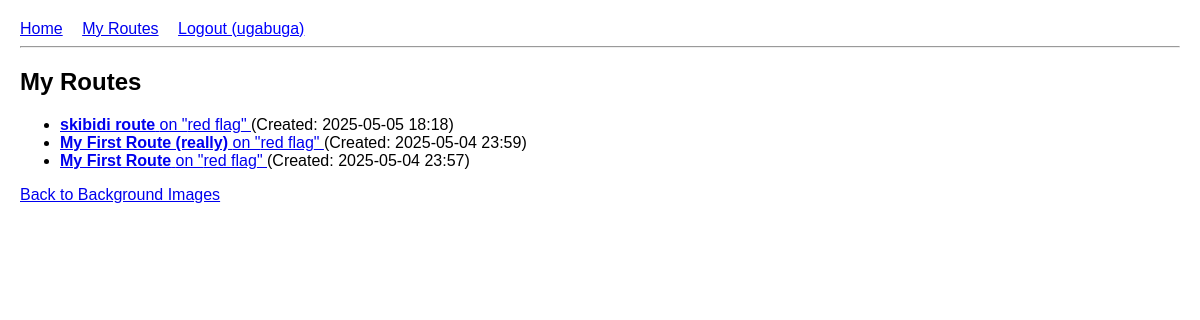
Page /routes/ (signed in) on the committed database.
### mapping/models.py (models this page shows, shortened)
class Route(models.Model):
    user = models.ForeignKey(
        User,
        on_delete=models.CASCADE, # Delete routes if the user is deleted
        related_name='routes', # Access routes for a user via user.routes.all()
        help_text="The user who created this route."
    )
    background_image = models.ForeignKey(
        BackgroundImage,
        on_delete=models.PROTECT, # Prevent deleting an image if a route uses it
        related_name='routes', # Access routes using this image via image.routes.all()
        help_text="The background image for this route."
    )
    name = models.CharField(
        max_length=255,
        help_text="A name for this route."
    )
    description = models.TextField(
        blank=True,
        null=True,
        help_text="Optional description of the route."
    )
    created_at = models.DateTimeField(
        auto_now_add=True,
        help_text="Timestamp when the route was created."
    )
    class Meta:
        verbose_name = "Route"
        verbose_name_plural = "Routes"

class BackgroundImage(models.Model):
    name = models.CharField(
        max_length=255,
        help_text="A descriptive name for the background image."
    )
    slug = models.SlugField(
        max_length=255,
        unique=True, # Ensure slugs are unique
        blank=True, # Allow blank on creation, it will be auto-generated
        help_text="URL-friendly identifier (auto-generated from name)."
    )
    image = models.ImageField(
        upload_to='background_images/', # Files will be stored in MEDIA_ROOT/background_images/
        help_text="The image file (e.g., JPG, PNG)."
    )
    description = models.TextField(
        blank=True,
        null=True,
        help_text="Optional description of the image."
    )
    uploaded_at = models.DateTimeField(
        auto_now_add=True, # Automatically set the field to now when the object is first created.
        help_text="Timestamp when the image was uploaded."
    )
    uploader = models.ForeignKey(
        User,
        on_delete=models.SET_NULL, # Don't delete the image if the uploader is deleted
        null=True,
        blank=True,
        related_name='uploaded_images', # Access images uploaded by a user via user.uploaded_images.all()
        help_text="The user who uploaded this image (optional)."
    )
    class Meta:
        verbose_name = "Background Image"
        verbose_name_plural = "Background Images"

### mapping/views.py (the view)
# urls.py: path('routes/', views.user_routes_list_view, name='user_routes_list'), # <-- Add this line
@login_required # Requires login to see user's routes list
def user_routes_list_view(request):
    user_routes = request.user.routes.all().order_by('-created_at') # Order by creation date, newest first
    context = {
        'user_routes': user_routes,
    }
    return render(request, 'mapping/user_routes_list.html', context)

### templates/mapping/user_routes_list.html (shortened to what this page needs)
{% extends "base.html" %}
{% block content %}
    <h2>My Routes</h2>
    {% if user_routes %}
        <ul>
            {% for route in user_routes %}
                <li>
                    <a href="{% url 'mapping:routes_on_image' image_slug=route.background_image.slug %}">
                        <strong>{{ route.name }}</strong> on "{{ route.background_image.name }}"
                    </a>
                    (Created: {{ route.created_at|date:"Y-m-d H:i" }})
                </li>
            {% endfor %}
        </ul>
    {% else %}
        <p>You have not created any routes yet.</p>
        <p><a href="{% url 'mapping:homepage' %}">Explore background images</a> to define your first route.</p>
    {% endif %}
    <p><a href="{% url 'mapping:homepage' %}">Back to Background Images</a></p>
{% endblock %}

### templates/base.html (shortened to what this page needs)
<!DOCTYPE html>
<html lang="en">
<head>
</head>
<body>
    <nav>
        <a href="{% url 'mapping:homepage' %}">Home</a>
        {% if user.is_authenticated %}
            <a href="{% url 'mapping:user_routes_list' %}">My Routes</a>
            <form method="post" action="{% url 'logout' %}">
                <button type="submit">Logout ({{ user.username }})</button>
            </form>
        {% else %}
            <a href="{% url 'login' %}">Login</a>
        {% endif %}
    </nav>
    <hr>
    {% block content %}{% endblock %}
</body>
</html>

### templates/base.html (style rules this page uses)
body { font-family: sans-serif; margin: 20px; }
nav form { display: inline; margin: 0; padding: 0; }
nav form button { background: none; border: none; cursor: pointer; color: blue; text-decoration: underline; padding: 0; font: inherit; }
nav a { margin-right: 15px; }

### rows in the picture
Route: name "skibidi route", background_image.name "red flag", created_at "2025-05-05 18:18"
Route: name "My First Route (really)", background_image.name "red flag", created_at "2025-05-04 23:59"
Route: name "My First Route", background_image.name "red flag", created_at "2025-05-04 23:57"

### other values in the picture
{{ user.username }} "ugabuga"
